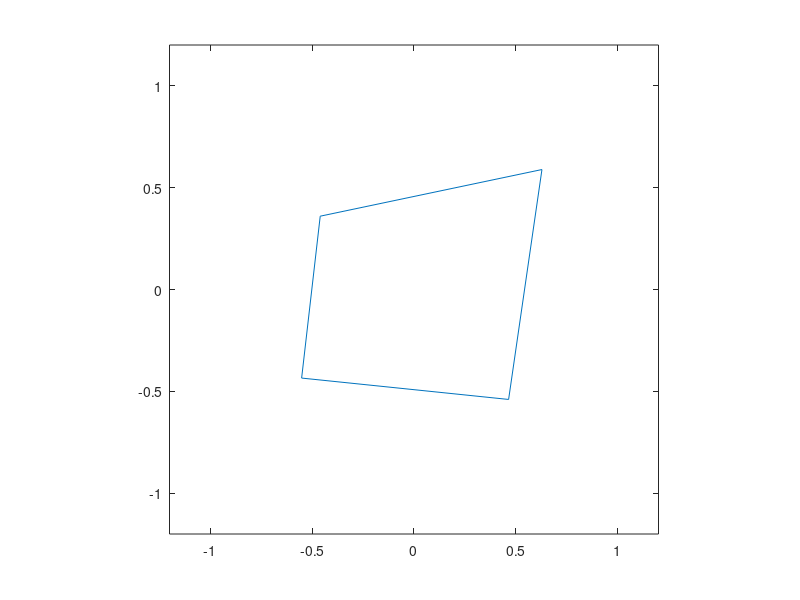

Write MATLAB code to recreate this figure. (Note: this script raises an error after producing the figure.)
close all
clear all
clc

%% INPUT
nIterations = 5;     % number of ierations (not counting starting geometry)
% ^ keep this around 5 or 6 for 4-line fractal patterns, upt to like 12 is
% good for 2-line patterns

% starting geometry
xstart = [-0.5,0.5,0.5,-0.5,-0.5];     % x values of the points in the starting geometry
ystart = [-0.5,-0.5,0.5,0.5,-0.5];     % y values of the points in the starting geometry

% fractal shape
xfract = [0.33,0.67];     % x points in a unit fractal shape, not including ends
yfract = [-0.1,0.1];   % x points in a unit fractal shape, not including ends
% the ends have x values of 0 and 1, and y values of 0 and 0

% control the random adjustments to the start geometry
st_dev = 0.1;          % standard deviation of point location, previously only used in screensaver mode but now also used to randomly move starting geometry
% (random adjustments to the fractal geometry are handled in the fractalLine function and do not use this standard deviation)

% window size
plus_minus_x = 1.2; % centers window on origin and goes to the x value specified

% dont't need to edit this next stuff:
plus_minus_y = plus_minus_x; % centers window on origin and goes to the y value specified
xbounds = [-plus_minus_x,plus_minus_x];
ybounds = [-plus_minus_y,plus_minus_y];

% xbounds = [-1.5,1.5];   % manual entry of plot boundaries
% ybounds = [-1.5,1.5];

animation_pause = 0.25;  % the time between plotting each iteration, s

screensaver = 0;        % turn on screensaver mode to run continuously
% Not compatible with GNU Octave


%% CALCULATIONS/PLOTTING

% add randomness to the start points
xstart = normrnd(xstart, st_dev)
ystart = normrnd(ystart, st_dev)
xstart(end) = xstart(1)
ystart(end) = ystart(1)

% Plot the starting geometry
% hold on     % have hold on to see how it changes through the iterations
plot(xstart,ystart)
daspect([1,1,1])
xlim(xbounds)
ylim(ybounds)

x = xstart;
y = ystart;

if ~screensaver     % not screensaver mode
% Go through the iterations
for i = 1:nIterations
    
    % Initialize xnew and ynew
    xnew = zeros(1, ((length(xstart)-1)*(length(xfract)+1)^i)+1);
    ynew = zeros(1, ((length(ystart)-1)*(length(yfract)+1)^i)+1);
    xnew(1) = xstart(1);
    ynew(1) = ystart(1);
    
    % Go through each line in the pattern so far
    for j = 1:length(x)-1
        % Apply the fractal pattern to the line
        [xnewline,ynewline] = fractalLine(x([j,j+1]), y([j,j+1]), xfract, yfract);
        
        % Add the coordinates from the line to the list of all coords
        xnew((j-1)*(length(xfract)+1)+2:j*(length(xfract)+1)+1) = xnewline(2:length(xnewline));
        ynew((j-1)*(length(yfract)+1)+2:j*(length(yfract)+1)+1) = ynewline(2:length(ynewline));
    end
    
    % Update x and y coordinate lists
    x = xnew;
    y = ynew;
    
    % Plot animation
    pause(animation_pause)
    plot(x,y)
    xlim(xbounds)
    ylim(ybounds)
    daspect([1,1,1])   % sets plot aspect ratio
end
disp('Done')

else    % if screensaver mode is on (NOTHING BELOW THIS POINT IS CONVERTED TO GNU OCTAVE)
xfract_mean = xfract;
yfract_mean = yfract;
while true
    xfract = random('normal',xfract_mean,st_dev);
    yfract = random('normal',yfract_mean,st_dev);
    for i = 1:nIterations

        % Initialize xnew and ynew
        xnew = zeros(1, ((length(xstart)-1)*(length(xfract)+1)^i)+1);
        ynew = zeros(1, ((length(ystart)-1)*(length(yfract)+1)^i)+1);
        xnew(1) = xstart(1);
        ynew(1) = ystart(1);

        % Go through each line in the pattern so far
        for j = 1:length(x)-1
            % Apply the fractal pattern to the line
            [xnewline,ynewline] = fractalLine(x([j,j+1]), y([j,j+1]), xfract, yfract);

            % Add the coordinates from the line to the list of all coords
            xnew((j-1)*(length(xfract)+1)+2:j*(length(xfract)+1)+1) = xnewline(2:length(xnewline));
            ynew((j-1)*(length(yfract)+1)+2:j*(length(yfract)+1)+1) = ynewline(2:length(ynewline));
        end

        % Update x and y coordinate lists
        x = xnew;
        y = ynew;

        % Plot animation
        pause(animation_pause)
        plot(x,y)
        xlim(xbounds)
        ylim(ybounds)
        daspect([1,1,1])   % sets plot aspect ratio
    end
    
    pause(2*animation_pause)  % hold the pattern for a bit
    for i = 1:nIterations
        x = x(1:(length(xfract)+1):length(x));
        y = y(1:(length(yfract)+1):length(y));
        
        % Plot animation
        pause(animation_pause)
        plot(x,y)
        xlim(xbounds)
        ylim(ybounds)
        daspect([1,1,1])   % sets plot aspect ratio
    end
    
end
end


